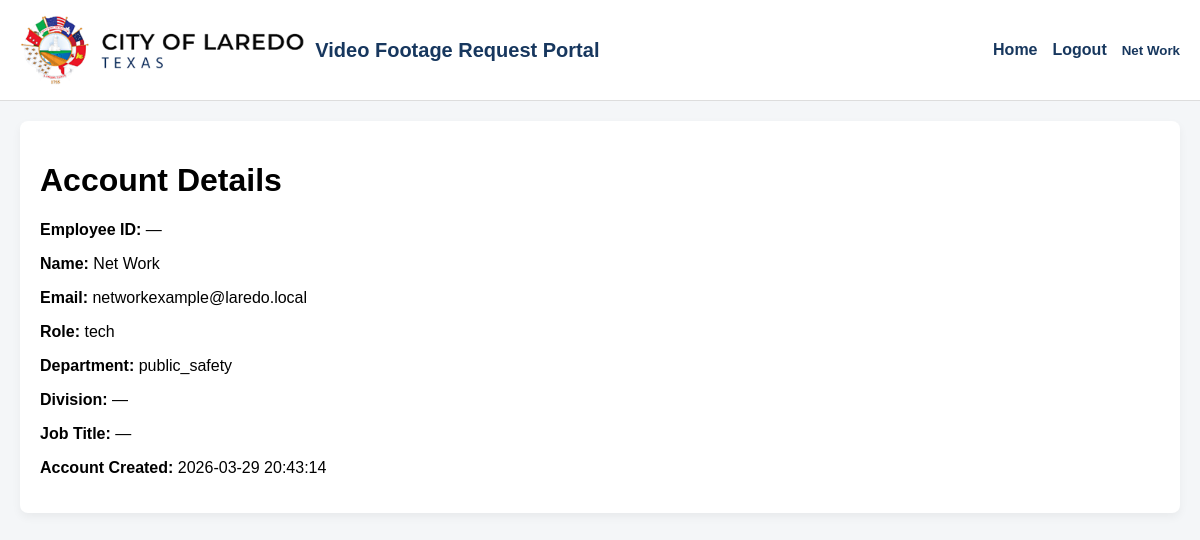
Page /account (signed in) on the committed database.
### tables this page shows
CREATE TABLE users (
  id INTEGER PRIMARY KEY AUTOINCREMENT,
  first_name TEXT NOT NULL,
  last_name  TEXT NOT NULL,
  email      TEXT NOT NULL UNIQUE,
  password_hash TEXT NOT NULL,
  role TEXT NOT NULL CHECK (role IN ('requestor','director','tech','admin')),
  department TEXT,
  is_active INTEGER NOT NULL DEFAULT 1,
  created_at TEXT NOT NULL DEFAULT (datetime('now')),
  updated_at TEXT NOT NULL DEFAULT (datetime('now'))
, employee_id TEXT, division TEXT, job_title TEXT);

### app.py (the view)
    @app.route("/account")
    @login_required
    def account_details():
        db = get_db()
        user = db.execute(
            """
            SELECT employee_id, first_name, last_name, email, role, department, division, job_title, created_at
            FROM users
            WHERE id = ?
            """,
            (session["user_id"],)
        ).fetchone()
        return render_template("account_details.html", user=user)

### auth.py (called while the page is built)
def login_required(view):
    @wraps(view)
    def wrapped(*args, **kwargs):
        if session.get("user_id") is None:
            return redirect(url_for("login"))
        return view(*args, **kwargs)
    return wrapped

### db.py (called while the page is built)
def get_db():
    if "db" not in g:
        g.db = sqlite3.connect(current_app.config["DATABASE"])
        g.db.row_factory = sqlite3.Row
        g.db.execute("PRAGMA foreign_keys = ON;")
    return g.db

### templates/account_details.html (shortened to what this page needs)
{% extends "base.html" %}
{% block content %}
  <div class="card">
    <h1>Account Details</h1>
    <p><strong>Employee ID:</strong> {{ user["employee_id"] or "—" }}</p>
    <p><strong>Name:</strong> {{ user["first_name"] }} {{ user["last_name"] }}</p>
    <p><strong>Email:</strong> {{ user["email"] }}</p>
    <p><strong>Role:</strong> {{ user["role"] }}</p>
    <p><strong>Department:</strong> {{ user["department"] or "—" }}</p>
    <p><strong>Division:</strong> {{ user["division"] or "—" }}</p>
    <p><strong>Job Title:</strong> {{ user["job_title"] or "—" }}</p>
    <p><strong>Account Created:</strong> {{ user["created_at"] }}</p>
  </div>
{% endblock %}

### templates/base.html (shortened to what this page needs)
<!DOCTYPE html>
<html lang="en">
<head>
</head>
<body>
    <div class="header {% if request.endpoint == 'login' %}login-header{% endif %}">
        <div class="brand">
            <img src="{{ url_for('static', filename='img/laredo_logo.png') }}" alt="Laredo Logo">
            <span>Video Footage Request Portal</span>
        </div>
        {% if request.endpoint != 'login' %}
        <div class="nav">
            {% if current_user %}
                <a href="{{ url_for('home') }}">Home</a>
                <a href="{{ url_for('logout') }}">Logout</a>
                <div class="user-menu" id="userMenu">
                    <button type="button" class="user-toggle" onclick="toggleUserMenu()">
                        {{ current_user["first_name"] }} {{ current_user["last_name"] }}
                    </button>
                </div>
            {% else %}
                <a href="{{ url_for('login') }}">Login</a>
                <a href="{{ url_for('create_account') }}">Create Account</a>
            {% endif %}
        </div>
        {% endif %}
    </div>
    <div class="{% block container_class %}container{% endblock %}">
        {% block content %}{% endblock %}
    </div>
</body>
</html>

### templates/base.html (style rules this page uses)
body { margin: 0; font-family: Arial, sans-serif; background: #f4f6f8; }
.header { background: white; padding: 15px 20px; display: flex; align-items: center; border-bottom: 1px solid #ddd; }
.brand { font-weight: bold; color: #17375e; font-size: 20px; display: flex; align-items: center; gap: 10px; }
.brand img { height: 70px; width: auto; }
.nav { display: flex; align-items: center; gap: 15px; margin-left: auto; }
.nav a { text-decoration: none; color: #17375e; font-weight: bold; }
.container { padding: 20px; }
.card { background: white; padding: 20px; margin-bottom: 20px; border-radius: 8px; box-shadow: 0 4px 10px rgba(0,0,0,0.05); }
button { background: #c9a227; border: none; padding: 10px 15px; font-weight: bold; cursor: pointer; border-radius: 5px; }
.user-menu { position: relative; display: inline-block; }
.user-toggle { display: flex; align-items: center; gap: 8px; background: none; border: none; cursor: pointer; font-weight: bold; color: #17375e; padding: 0; }

### rows in the picture
users: first_name "Net", last_name "Work", email "networkexample@laredo.local", role "tech", department "public_safety", created_at "2026-03-29 20:43:14"

### other values in the picture
{{ user["employee_id"] or "—" }} "—"
{{ user["division"] or "—" }} "—"
{{ user["job_title"] or "—" }} "—"
